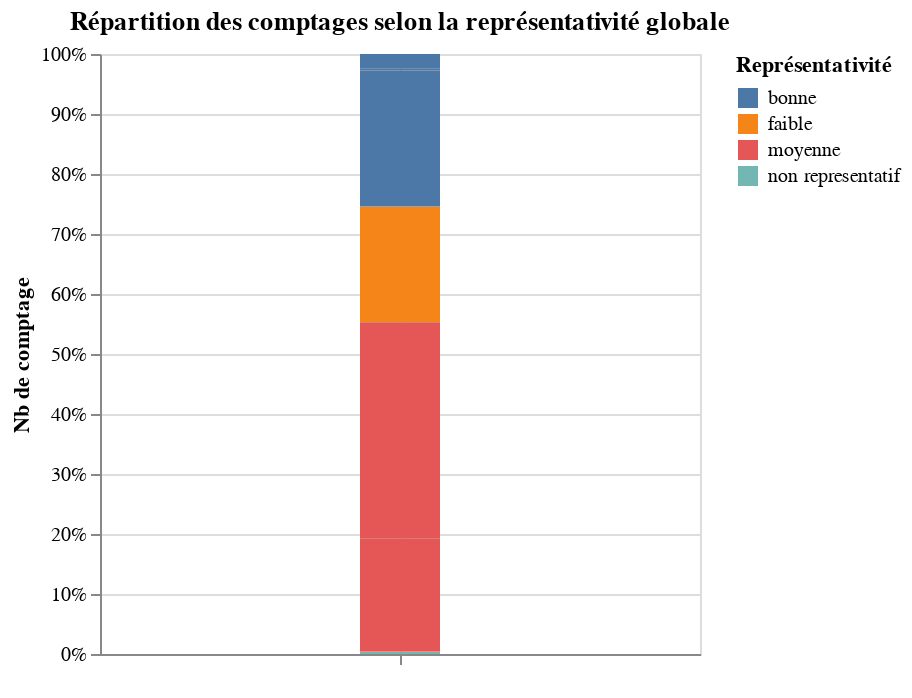

The notebook cell saved with this chart:
### Code cell
alt.Chart(grp_global.assign(cst=1), title=['Répartition des comptages selon la représentativité globale'], width=300).mark_bar(width=40).encode(
    x=alt.X('cst', axis=alt.Axis(title=None, labelColor='white')), 
    y=alt.Y('id:Q',axis=alt.Axis(title='Nb de comptage'), stack='normalize'),
    color=alt.Color('txt_note:N',legend=alt.Legend(title='Représentativité')))

### Figure 1 — Vega-Lite specification as saved in the notebook (floating-point values rounded to 4 significant figures)
{"config": {"view": {"continuousWidth": 400, "continuousHeight": 300}}, "data": {"name": "data-59c11463f392abf6486978e30c07b176"}, "mark": {"type": "bar", "width": 40}, "encoding": {"color": {"type": "nominal", "field": "txt_note", "legend": {"title": "Représentativité"}}, "x": {"type": "quantitative", "axis": {"labelColor": "white", "title": null}, "field": "cst"}, "y": {"type": "quantitative", "axis": {"title": "Nb de comptage"}, "field": "id", "stack": "normalize"}}, "title": ["Répartition des comptages selon la représentativité globale"], "width": 300, "$schema": "https://vega.github.io/schema/vega-lite/v4.8.1.json", "datasets": {"data-59c11463f392abf6486978e30c07b176": [{"note_represent_globale": 0, "type_poste": "permanent", "id": 3, "txt_note": "non representatif", "num_note": 0, "cst": 1}, {"note_represent_globale": 0, "type_poste": "ponctuel", "id": 103, "txt_note": "non representatif", "num_note": 0, "cst": 1}, {"note_represent_globale": 0, "type_poste": "tournant", "id": 7, "txt_note": "non representatif", "num_note": 0, "cst": 1}, {"note_represent_globale": 1, "type_poste": "permanent", "id": 12, "txt_note": "faible", "num_note": 1, "cst": 1}, {"note_represent_globale": 1, "type_poste": "ponctuel", "id": 4697, "txt_note": "faible", "num_note": 1, "cst": 1}, {"note_represent_globale": 1, "type_poste": "tournant", "id": 432, "txt_note": "faible", "num_note": 1, "cst": 1}, {"note_represent_globale": 3, "type_poste": "permanent", "id": 2013, "txt_note": "moyenne", "num_note": 3, "cst": 1}, {"note_represent_globale": 3, "type_poste": "ponctuel", "id": 2982, "txt_note": "moyenne", "num_note": 3, "cst": 1}, {"note_represent_globale": 3, "type_poste": "tournant", "id": 9600, "txt_note": "moyenne", "num_note": 3, "cst": 1}, {"note_represent_globale": 6, "type_poste": "permanent", "id": 6023, "txt_note": "bonne", "num_note": 6, "cst": 1}, {"note_represent_globale": 6, "type_poste": "ponctuel", "id": 77, "txt_note": "bonne", "num_note": 6, "cst": 1}, {"note_represent_globale": 6, "type_poste": "tournant", "id": 652, "txt_note": "bonne", "num_note": 6, "cst": 1}]}}
